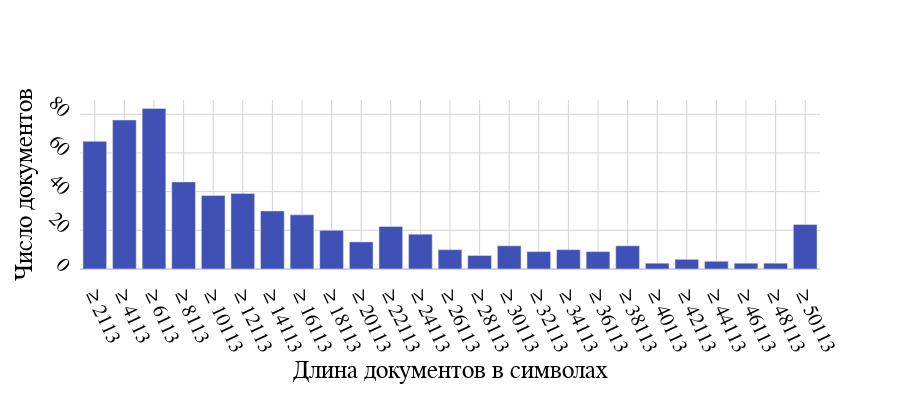

The notebook cell saved with this chart:
### Code cell
from src.utils import make_hist3
from config import COLORS_D


bars, min_, step = make_hist3(documents_lengths, *H1)

print(f'{len(bars)=}, {min_=}, {step=}')

fig = go.Figure()

fig.add_bar(
    x=[f'≥ {round(min_ + i * step)}' for i in range(len(bars))], y=bars, 
    showlegend=False)

fig.update_layout(
    font=dict(family='Times New Roman', size=20, color='black'),
    plot_bgcolor='rgba(0, 0, 0, 0)',
    colorway=[COLORS_D[4]],
    margin=dict(pad=10),
    height=400,
    width=900)

fig.update_xaxes(
    title=dict(
        font=dict(family='Times New Roman', size=25, color='black'),
        text='Длина документов в символах'),
    zerolinecolor='lightgrey',
    gridcolor='lightgrey',
    tickformat='000', 
    showgrid=True, 
    tickangle=65,
    ticklen=10)

fig.update_yaxes( 
    title=dict(
        font=dict(family='Times New Roman', size=25, color='black'),
        text='Число документов'),
    zerolinecolor='lightgrey',
    gridcolor='lightgrey',
    tickformat = '000',
    showgrid=True,  
    tickangle=45, 
    ticklen=10)

fig

### Figure 1 — Plotly figure (JSON) as saved in the notebook; plotly's stock layout.template omitted (floating-point values rounded to 4 significant figures)
{"data": [{"showlegend": false, "type": "bar", "x": ["≥ 2113", "≥ 4113", "≥ 6113", "≥ 8113", "≥ 10113", "≥ 12113", "≥ 14113", "≥ 16113", "≥ 18113", "≥ 20113", "≥ 22113", "≥ 24113", "≥ 26113", "≥ 28113", "≥ 30113", "≥ 32113", "≥ 34113", "≥ 36113", "≥ 38113", "≥ 40113", "≥ 42113", "≥ 44113", "≥ 46113", "≥ 48113", "≥ 50113"], "y": [66, 77, 83, 45, 38, 39, 30, 28, 20, 14, 22, 18, 10, 7, 12, 9, 10, 9, 12, 3, 5, 4, 3, 3, 23]}], "layout": {"colorway": ["rgba(63, 81, 181, 1.0)"], "font": {"color": "black", "family": "Times New Roman", "size": 20}, "height": 400, "margin": {"pad": 10}, "plot_bgcolor": "rgba(0, 0, 0, 0)", "width": 900, "xaxis": {"gridcolor": "lightgrey", "showgrid": true, "tickangle": 65, "tickformat": "000", "ticklen": 10, "title": {"font": {"color": "black", "family": "Times New Roman", "size": 25}, "text": "Длина документов в символах"}, "zerolinecolor": "lightgrey"}, "yaxis": {"gridcolor": "lightgrey", "showgrid": true, "tickangle": 45, "tickformat": "000", "ticklen": 10, "title": {"font": {"color": "black", "family": "Times New Roman", "size": 25}, "text": "Число документов"}, "zerolinecolor": "lightgrey"}}}
